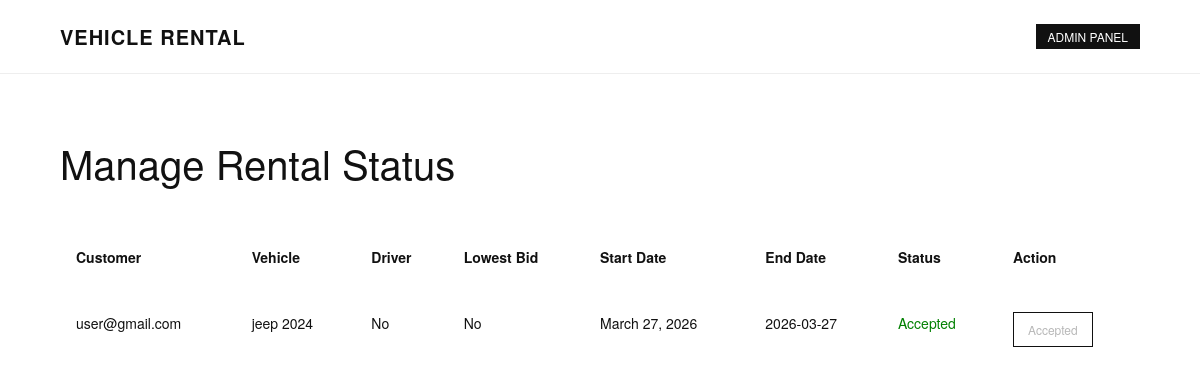
Page /manage_rental_status/ on the committed database.
### vehicle/models.py (models this page shows, shortened)
class VehicleBooking(models.Model):
    WHEEL_CHOICES = [
        ('2W', 'Two Wheeler'),
        ('3W', 'Three Wheeler'),
        ('4W', 'Four Wheeler'),
        ('HV', 'Heavy Vehicle'),
    ]
    brand = models.CharField(max_length=50)
    vehicle_name = models.CharField(max_length=50)
    vehicle_type = models.CharField(max_length=2, choices=WHEEL_CHOICES)
    rent_price = models.DecimalField(max_digits=10, decimal_places=2)
    vehicle_number = models.CharField(max_length=20)
    booking_date = models.DateField()
    booking_time = models.TimeField()
    num_days = models.PositiveIntegerField(default=1)
    DRIVER_CHOICES = [
        ('yes', 'Yes'),
        ('no', 'No'),
    ]
    driver_needed = models.CharField(max_length=3, choices=DRIVER_CHOICES)
    email = models.EmailField()
    driver_accepted=models.BooleanField(default=False)
    STATUS_CHOICES = [
        ('pending', 'Pending'),
        ('accepted', 'Accepted'),
        ('rejected', 'Rejected'),
    ]
    status = models.CharField(
        max_length=10,
        choices=STATUS_CHOICES,
        default='pending'
    )

### vehicle/views.py (the view)
# urls.py: path("manage_rental_status/",views.manage_rental_status,name="manage_rental_status"),
@csrf_exempt
def manage_rental_status(request):
    bookings = VehicleBooking.objects.all().order_by('-booking_date')
    for b in bookings:
        lowest_bid = Bids.objects.filter(
            vehicle_name=b.vehicle_name,
            requester_email=b.email
        ).order_by('bid_amount').first()
        if lowest_bid:
            print("l: ",lowest_bid)
            b.lowest_bid = lowest_bid.bid_amount
            b.lowest_bidder = lowest_bid.bidder
        else:
            b.lowest_bid = None
            b.lowest_bidder = None
        driver_req = DriverRequests.objects.filter(
            vehicle_name=b.vehicle_name,
            requester_email=b.email
        ).first()
        if driver_req:
            b.user_accepted = driver_req.user_accepted
        else:
            b.user_accepted = False
    return render(request, "manage_rental_status.html", {'bookings': bookings})

### vehicle/templates/manage_rental_status.html (shortened to what this page needs)
<!DOCTYPE html>
<html lang="en">
<head>
</head>
<body>
<nav>
<div class="logo">VEHICLE RENTAL</div>
<a href="{% url 'admin_dashboard' %}" style="text-decoration:none; color:inherit; display:inline-block;">
    <div class="admin-badge">ADMIN PANEL</div>
</a>
</nav>
<section class="container">
<h1>Manage Rental Status</h1>
<table>
<thead>
<tr>
<th>Customer</th>
<th>Vehicle</th>
<th>Driver</th>
<th>Lowest Bid</th>
<th>Start Date</th>
<th>End Date</th>
<th>Status</th>
<th>Action</th>
</tr>
</thead>
<tbody>
    {% for booking in bookings %}
    <tr>
    <td>{{ booking.email }}</td>
    <td>{{ booking.vehicle_name }}</td>
    <td>{% if booking.driver_needed == 'yes' %}Yes{% else %}No{% endif %}</td>
    <td>
        {% if booking.driver_needed == 'yes' %}
            {% if booking.lowest_bid %}
                <br><small>₹{{ booking.lowest_bid }}</small>
                <br><small style="color:#555;">{{ booking.lowest_bidder }}</small>
            {% else %}
                <br><small style="color:#999;">No bids yet</small>
            {% endif %}
            {% if booking.user_accepted %}
                <br><small style="color:green;">User Confirmed</small>
            {% else %}
                <br><small style="color:#999;">Waiting User</small>
            {% endif %}
        {% else %}
            No
        {% endif %}
    </td>
    <td>{{ booking.booking_date }}</td>
    <td>{{ booking.booking_date|date:"Y-m-d" }}</td>
    <td>
        {% if booking.status == "pending" %}
            <span style="color:#999;">Pending</span>
        {% elif booking.status == "accepted" %}
            <span style="color:green;">Accepted</span>
        {% else %}
            <span style="color:red;">Rejected</span>
        {% endif %}
    </td>
    <td class="action">
            {% if booking.status == "pending" %}
            {% if booking.driver_needed == 'yes' %}
                {% if not booking.lowest_bid %}
                    <button disabled>No Bids</button>
                {% elif not booking.user_accepted %}
                    <button disabled>Waiting User</button>
                {% else %}
                    <a href="{% url 'accept_booking' booking.id %}">
                        <button>Accept</button>
                    </a>
                {% endif %}
            {% else %}
                <a href="{% url 'accept_booking' booking.id %}">
                    <button>Accept</button>
                </a>
            {% endif %}
            <a href="{% url 'reject_booking' booking.id %}">
                <button style="border-color:red; color:red;">Reject</button>
            </a>
        {% elif booking.status == "accepted" %}
            <button disabled>Accepted</button>
        {% else %}
            <button disabled>Rejected</button>
        {% endif %}
    </td>
    </tr>
    {% endfor %}
</tbody>
</table>
</section>
</body>
</html>

### vehicle/templates/manage_rental_status.html (style rules this page uses)
* { margin:0; padding:0; box-sizing:border-box; font-family:"Helvetica Neue",Arial,sans-serif; }
body { background:#ffffff; color:#111; }
nav { display:flex; justify-content:space-between; align-items:center; padding:22px 60px; border-bottom:1px solid #eee; }
.logo { font-size:20px; font-weight:600; letter-spacing:1px; }
.admin-badge { font-size:12px; background:#111; color:#fff; padding:4px 12px; }
.container { padding:60px; }
h1 { font-size:40px; font-weight:500; margin-bottom:40px; }
table { width:100%; border-collapse:collapse; }
th,td { padding:16px; text-align:left; font-size:14px; }
td { padding:16px; text-align:left; font-size:14px; margin-top: 13px; vertical-align: middle; }
.action { display:flex; gap:10px; }
button { padding:8px 14px; border:1px solid #111; background:#fff; cursor:pointer; font-size:12px; }

### rows in the picture
VehicleBooking: email "user@gmail.com", vehicle_name "jeep 2024", driver_needed "No", booking_date "March 27, 2026", booking_date "2026-03-27", status "Accepted"
